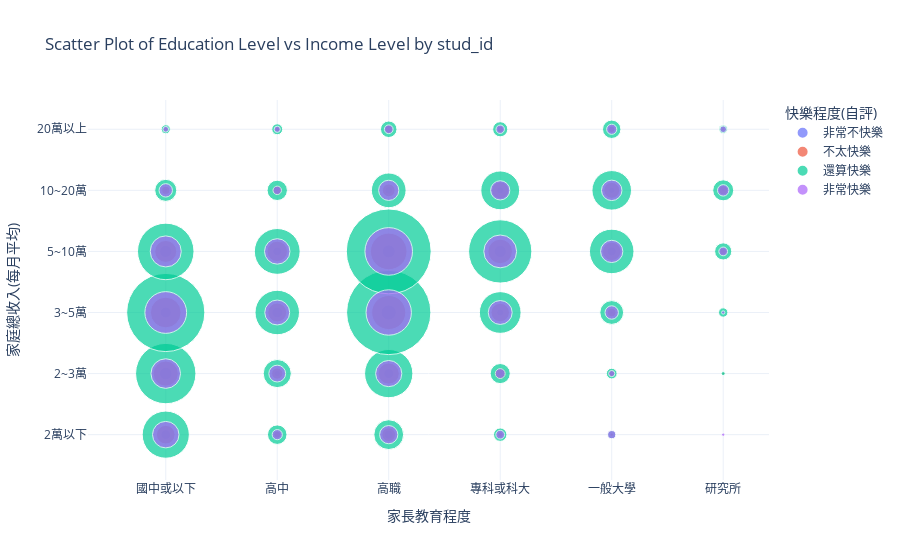

The notebook cell saved with this chart:
### Code cell
# Aggregate the data to count occurrences of each combination
agg_df = df_blue.groupby(['w3p104_label', 'w3p602_label', 'w3s478_label']).size().reset_index(name='count')

# Plot using Plotly Express
fig = px.scatter(
    agg_df,
    x='w3p104_label',
    y='w3p602_label',
    size='count',
    color='w3s478_label',
    size_max=60,
    title='Scatter Plot of Education Level vs Income Level by stud_id',
    labels={'w3p104_label': '家長教育程度', 'w3p602_label': '家庭總收入(每月平均)', 'w3s478_label': '快樂程度(自評)'},
    template='plotly_white'
)

# Show the plot
fig.show()

### Figure 1 — Plotly figure (JSON) as saved in the notebook; plotly's stock layout.template omitted (floating-point values rounded to 4 significant figures)
{"data": [{"hovertemplate": "快樂程度(自評)=非常不快樂<br>家長教育程度=%{x}<br>家庭總收入(每月平均)=%{y}<br>count=%{marker.size}<extra></extra>", "legendgroup": "非常不快樂", "marker": {"color": "#636efa", "size": [17, 29, 22, 27, 3, 0, 7, 7, 21, 14, 2, 2, 15, 18, 42, 31, 11, 1, 2, 5, 9, 27, 9, 0, 1, 0, 2, 15, 7, 7, 0, 0, 1, 2, 2, 0], "sizemode": "area", "sizeref": 0.3672, "symbol": "circle"}, "mode": "markers", "name": "非常不快樂", "orientation": "v", "showlegend": true, "type": "scatter", "x": ["國中或以下", "國中或以下", "國中或以下", "國中或以下", "國中或以下", "國中或以下", "高中", "高中", "高中", "高中", "高中", "高中", "高職", "高職", "高職", "高職", "高職", "高職", "專科或科大", "專科或科大", "專科或科大", "專科或科大", "專科或科大", "專科或科大", "一般大學", "一般大學", "一般大學", "一般大學", "一般大學", "一般大學", "研究所", "研究所", "研究所", "研究所", "研究所", "研究所"], "xaxis": "x", "y": ["2萬以下", "2~3萬", "3~5萬", "5~10萬", "10~20萬", "20萬以上", "2萬以下", "2~3萬", "3~5萬", "5~10萬", "10~20萬", "20萬以上", "2萬以下", "2~3萬", "3~5萬", "5~10萬", "10~20萬", "20萬以上", "2萬以下", "2~3萬", "3~5萬", "5~10萬", "10~20萬", "20萬以上", "2萬以下", "2~3萬", "3~5萬", "5~10萬", "10~20萬", "20萬以上", "2萬以下", "2~3萬", "3~5萬", "5~10萬", "10~20萬", "20萬以上"], "yaxis": "y"}, {"hovertemplate": "快樂程度(自評)=不太快樂<br>家長教育程度=%{x}<br>家庭總收入(每月平均)=%{y}<br>count=%{marker.size}<extra></extra>", "legendgroup": "不太快樂", "marker": {"color": "#EF553B", "size": [64, 116, 173, 89, 12, 3, 10, 23, 66, 77, 16, 4, 35, 82, 214, 246, 30, 11, 6, 24, 63, 111, 53, 7, 2, 7, 14, 63, 47, 8, 0, 1, 0, 9, 15, 2], "sizemode": "area", "sizeref": 0.3672, "symbol": "circle"}, "mode": "markers", "name": "不太快樂", "orientation": "v", "showlegend": true, "type": "scatter", "x": ["國中或以下", "國中或以下", "國中或以下", "國中或以下", "國中或以下", "國中或以下", "高中", "高中", "高中", "高中", "高中", "高中", "高職", "高職", "高職", "高職", "高職", "高職", "專科或科大", "專科或科大", "專科或科大", "專科或科大", "專科或科大", "專科或科大", "一般大學", "一般大學", "一般大學", "一般大學", "一般大學", "一般大學", "研究所", "研究所", "研究所", "研究所", "研究所", "研究所"], "xaxis": "x", "y": ["2萬以下", "2~3萬", "3~5萬", "5~10萬", "10~20萬", "20萬以上", "2萬以下", "2~3萬", "3~5萬", "5~10萬", "10~20萬", "20萬以上", "2萬以下", "2~3萬", "3~5萬", "5~10萬", "10~20萬", "20萬以上", "2萬以下", "2~3萬", "3~5萬", "5~10萬", "10~20萬", "20萬以上", "2萬以下", "2~3萬", "3~5萬", "5~10萬", "10~20萬", "20萬以上", "2萬以下", "2~3萬", "3~5萬", "5~10萬", "10~20萬", "20萬以上"], "yaxis": "y"}, {"hovertemplate": "快樂程度(自評)=還算快樂<br>家長教育程度=%{x}<br>家庭總收入(每月平均)=%{y}<br>count=%{marker.size}<extra></extra>", "legendgroup": "還算快樂", "marker": {"color": "#00cc96", "size": [408, 669, 1122, 587, 89, 15, 70, 145, 363, 385, 76, 22, 163, 428, 1304, 1322, 221, 50, 33, 74, 319, 735, 276, 42, 13, 21, 104, 364, 287, 62, 0, 3, 16, 54, 81, 13], "sizemode": "area", "sizeref": 0.3672, "symbol": "circle"}, "mode": "markers", "name": "還算快樂", "orientation": "v", "showlegend": true, "type": "scatter", "x": ["國中或以下", "國中或以下", "國中或以下", "國中或以下", "國中或以下", "國中或以下", "高中", "高中", "高中", "高中", "高中", "高中", "高職", "高職", "高職", "高職", "高職", "高職", "專科或科大", "專科或科大", "專科或科大", "專科或科大", "專科或科大", "專科或科大", "一般大學", "一般大學", "一般大學", "一般大學", "一般大學", "一般大學", "研究所", "研究所", "研究所", "研究所", "研究所", "研究所"], "xaxis": "x", "y": ["2萬以下", "2~3萬", "3~5萬", "5~10萬", "10~20萬", "20萬以上", "2萬以下", "2~3萬", "3~5萬", "5~10萬", "10~20萬", "20萬以上", "2萬以下", "2~3萬", "3~5萬", "5~10萬", "10~20萬", "20萬以上", "2萬以下", "2~3萬", "3~5萬", "5~10萬", "10~20萬", "20萬以上", "2萬以下", "2~3萬", "3~5萬", "5~10萬", "10~20萬", "20萬以上", "2萬以下", "2~3萬", "3~5萬", "5~10萬", "10~20萬", "20萬以上"], "yaxis": "y"}, {"hovertemplate": "快樂程度(自評)=非常快樂<br>家長教育程度=%{x}<br>家庭總收入(每月平均)=%{y}<br>count=%{marker.size}<extra></extra>", "legendgroup": "非常快樂", "marker": {"color": "#ab63fa", "size": [129, 161, 320, 177, 33, 6, 19, 52, 114, 119, 13, 7, 61, 126, 378, 416, 75, 14, 14, 18, 105, 198, 68, 13, 12, 7, 33, 91, 77, 19, 2, 0, 2, 14, 24, 8], "sizemode": "area", "sizeref": 0.3672, "symbol": "circle"}, "mode": "markers", "name": "非常快樂", "orientation": "v", "showlegend": true, "type": "scatter", "x": ["國中或以下", "國中或以下", "國中或以下", "國中或以下", "國中或以下", "國中或以下", "高中", "高中", "高中", "高中", "高中", "高中", "高職", "高職", "高職", "高職", "高職", "高職", "專科或科大", "專科或科大", "專科或科大", "專科或科大", "專科或科大", "專科或科大", "一般大學", "一般大學", "一般大學", "一般大學", "一般大學", "一般大學", "研究所", "研究所", "研究所", "研究所", "研究所", "研究所"], "xaxis": "x", "y": ["2萬以下", "2~3萬", "3~5萬", "5~10萬", "10~20萬", "20萬以上", "2萬以下", "2~3萬", "3~5萬", "5~10萬", "10~20萬", "20萬以上", "2萬以下", "2~3萬", "3~5萬", "5~10萬", "10~20萬", "20萬以上", "2萬以下", "2~3萬", "3~5萬", "5~10萬", "10~20萬", "20萬以上", "2萬以下", "2~3萬", "3~5萬", "5~10萬", "10~20萬", "20萬以上", "2萬以下", "2~3萬", "3~5萬", "5~10萬", "10~20萬", "20萬以上"], "yaxis": "y"}], "layout": {"legend": {"itemsizing": "constant", "title": {"text": "快樂程度(自評)"}, "tracegroupgap": 0}, "title": {"text": "Scatter Plot of Education Level vs Income Level by stud_id"}, "xaxis": {"anchor": "y", "domain": [0, 1], "title": {"text": "家長教育程度"}}, "yaxis": {"anchor": "x", "domain": [0, 1], "title": {"text": "家庭總收入(每月平均)"}}}}
